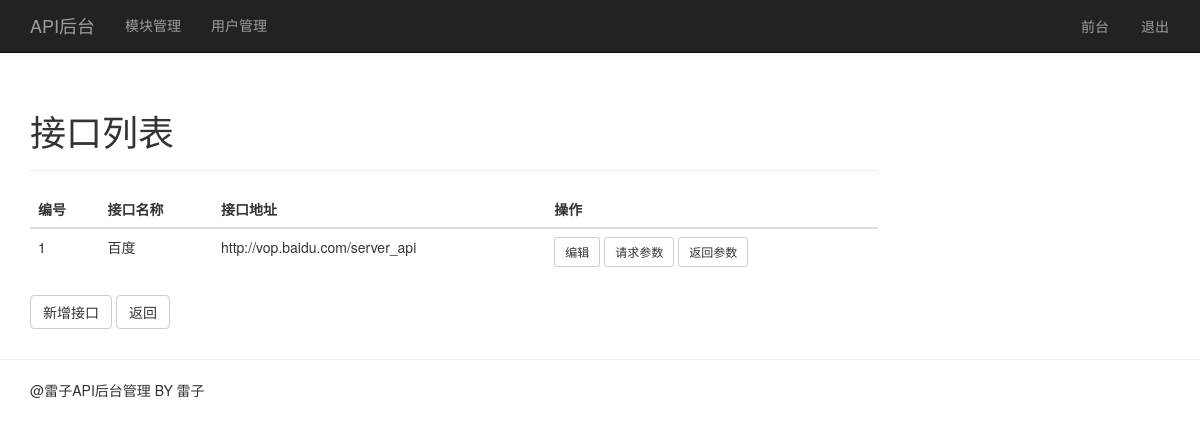
The page /interface/1 (signed in) on the database its author committed.
### app/models.py (models this page shows, shortened)
class Interface(db.Model):#接口
    __tablename__ ='Interface'
    interface_id=db.Column(db.Integer,primary_key=True,autoincrement=True)
    model_id=db.Column(db.Integer,db.ForeignKey('model.model_id'))#对应模块的名字
    interface_name=db.Column(db.String(64))#接口名字
    interface_url=db.Column(db.String(1024))#接口地址
    interface_methd=db.Column(db.String(64))#接口请求方式
    request_exam=db.Column(db.String(4096))#请求
    reposnese_exam=db.Column(db.String(4096))#返回
    stasus=db.Column(db.Integer)#状态

### app/views.py (the view)
@app.route("/interface/<model_id>")
def interface(model_id):
    if not session.get("logged_in"):
        return redirect(url_for("login"))
    interface_model_all = Interface.query.filter_by(model_id=model_id).all()
    interface_model_forms = []
    for i in range(len(interface_model_all)):
        interface_model_form = {"interface_id": interface_model_all[i].interface_id,
                                "interface_name": interface_model_all[i].interface_name,
                                "interface_url": interface_model_all[i].interface_url}
        interface_model_forms.append(interface_model_form)
    return render_template("interface.html",
                           model_id=model_id,
                           interface_model_forms=interface_model_forms)

### app/templates/interface.html
{% extends "back.html" %}
{% block hello %}
<div class="page-header">
	<h1>接口列表</h1>
</div>
<table class="table table-hover">
	<thead>
		<tr>
			<th id="interface_id">编号</th>
			<th id="interface_name">接口名称</th>
			<th id="interface_url">接口地址</th>
			<th id="operation">操作</th>
		</tr>
	</thead>
	<tbody>
		{% for interface_model_form in interface_model_forms %}
		<tr>
			<td id="interface_id">{{ interface_model_form.interface_id }}</td>
			<td id="interface_name">{{ interface_model_form.interface_name }}</td>
			<td id="interface_url">{{ interface_model_form.interface_url }}</td>
			<td id="operation">
				<a class="btn btn-sm btn-default" href="/editinterface/{{ model_id }}&{{ interface_model_form.interface_id }}" role="button">编辑</a>
				<a class="btn btn-sm btn-default" href="/parameter_request/{{ model_id }}&{{ interface_model_form.interface_id }}" role="button">请求参数</a>
				<a class="btn btn-sm btn-default" href="/parameter_response/{{ model_id }}&{{ interface_model_form.interface_id }}" role="button">返回参数</a>
			</td>
		</tr>
		{% endfor %}
	</tbody>
</table>
<p>
	<a class="btn btn-default" href="/addinterface/{{ model_id }}" role="button">新增接口</a>
	<a class="btn btn-default" href="/model" role="button">返回</a>
</p>
{% endblock %}

### rows shown on the page
Interface: interface_id "1", interface_name "百度", interface_url "http://vop.baidu.com/server_api"
